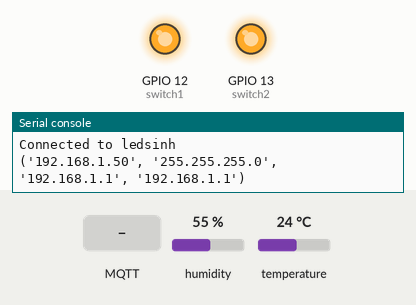
Simulated run of this program. Board: ESP8266 board running MicroPython. Shown: output pins drawn as LEDs (lit = HIGH), the last lines printed to the serial console. The test bench sets the inputs (shaded band); at power-on: humidity 55 %, temperature 24 °C. WiFi joins after 1.5 s; no MQTT or app messages arrive unless stated; library files of the repository ran but are not shown: mfrc522.py.

Above: at 2.8 s.
2.9 s: MQTT message "switch1_on" arrives on the first subscribed topic
At 3.5 s:
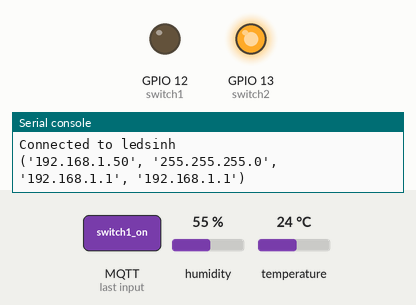
5.0 s: MQTT message "switch1_off" arrives on the first subscribed topic
At 5.9 s:
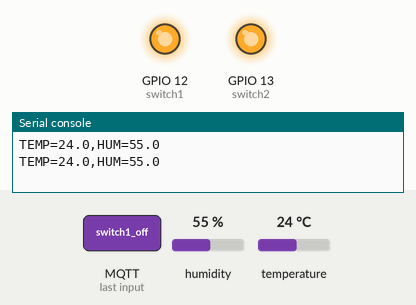
7.1 s: MQTT message "switch2_on" arrives on the first subscribed topic
At 9.2 s:
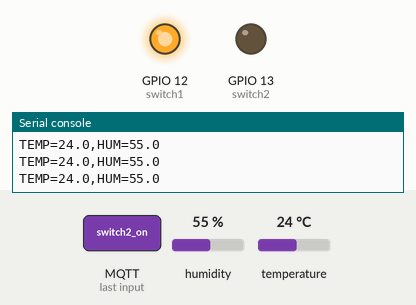
10.0 s: MQTT message "switch2_off" arrives on the first subscribed topic
At 11.6 s:
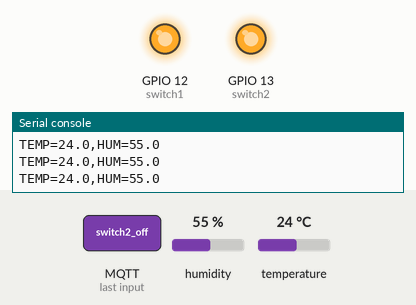
Timing chart, 0 to 13.1 s (numbered marks = the images above; inputs shaded):
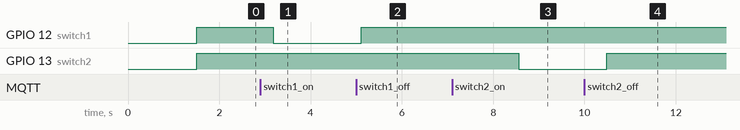

The program:

main.py
```python
from umqtt.simple import MQTTClient
import mfrc522
from os import uname
from machine import Pin
from time import sleep_ms
import machine
import dht

mqtt_server='192.168.12.45'
client_id = 'esp8266'
dht_data = b'/devices/esp8266/dht_data'
switch_control = b'/devices/esp8266/switch'
switch1_state = b'/devices/esp8266/switch/1/state'
switch2_state = b'/devices/esp8266/switch/2/state'

switch1 = Pin(12, Pin.OUT)
switch1.on()
switch2 = Pin(13, Pin.OUT)
switch2.on()
sensor = dht.DHT11(Pin(4))

#MQTT callback
def subscribe_calback(topic, msg):
  if (msg==b"switch1_on"):
    switch1.off()
    sleep_ms(200)
    client.publish(switch1_state, "150000")
    sleep_ms(200)
  elif (msg==b"switch2_on"):
    switch2.off()
    sleep_ms(200)
    client.publish(switch2_state, "300000")
    sleep_ms(200)
  elif (msg==b"switch1_off"):
    switch1.on()
    sleep_ms(200)
    client.publish(switch1_state, "0")
    sleep_ms(200)
  elif (msg==b"switch2_off"):
    switch2.on()
    sleep_ms(200)
    client.publish(switch2_state, "0")
    sleep_ms(200)

client = MQTTClient(client_id, mqtt_server)
client.set_callback(subscribe_calback)
client.connect()
client.subscribe(switch_control, 0)

while True:
  try:
    sleep_ms(1500)
    sensor.measure()
    temp = sensor.temperature()
    hum = sensor.humidity()
    msg = ('TEMP={0:3.1f},HUM={1:3.1f}'.format(temp, hum))
    client.publish(dht_data, msg)  # Publish sensor data to MQTT topic
    client.check_msg()
    print(msg)
  except OSError:
    print('Failed to read sensor.')

sleep_ms(200)
```

boot.py
```python
# This file is executed on every boot (including wake-boot from deepsleep)
import esp
esp.osdebug(0)
import uos, machine
#uos.dupterm(None, 1) # disable REPL on UART(0)
import gc
#import webrepl
#webrepl.start()
gc.collect()
import time
from umqtt.simple import MQTTClient
import machine
import micropython
import network

ssid='ledsinh'
password='ledinhsinh1212'

last_message = 0
message_interval = 5
counter = 0

station = network.WLAN(network.STA_IF)
station.active(True)
station.connect(ssid, password)

while station.isconnected() == False:
  pass

print("Connected to ledsinh")
print(station.ifconfig())
```

Measured:
- after the input at 2.9 s, GPIO 12 (switch1): HIGH → LOW after 0.28 s
- after the input at 5.0 s, GPIO 12 (switch1): LOW → HIGH after 0.11 s
- after the input at 7.1 s, GPIO 13 (switch2): HIGH → LOW after 1.5 s
- after the input at 10.0 s, GPIO 13 (switch2): LOW → HIGH after 0.48 s
